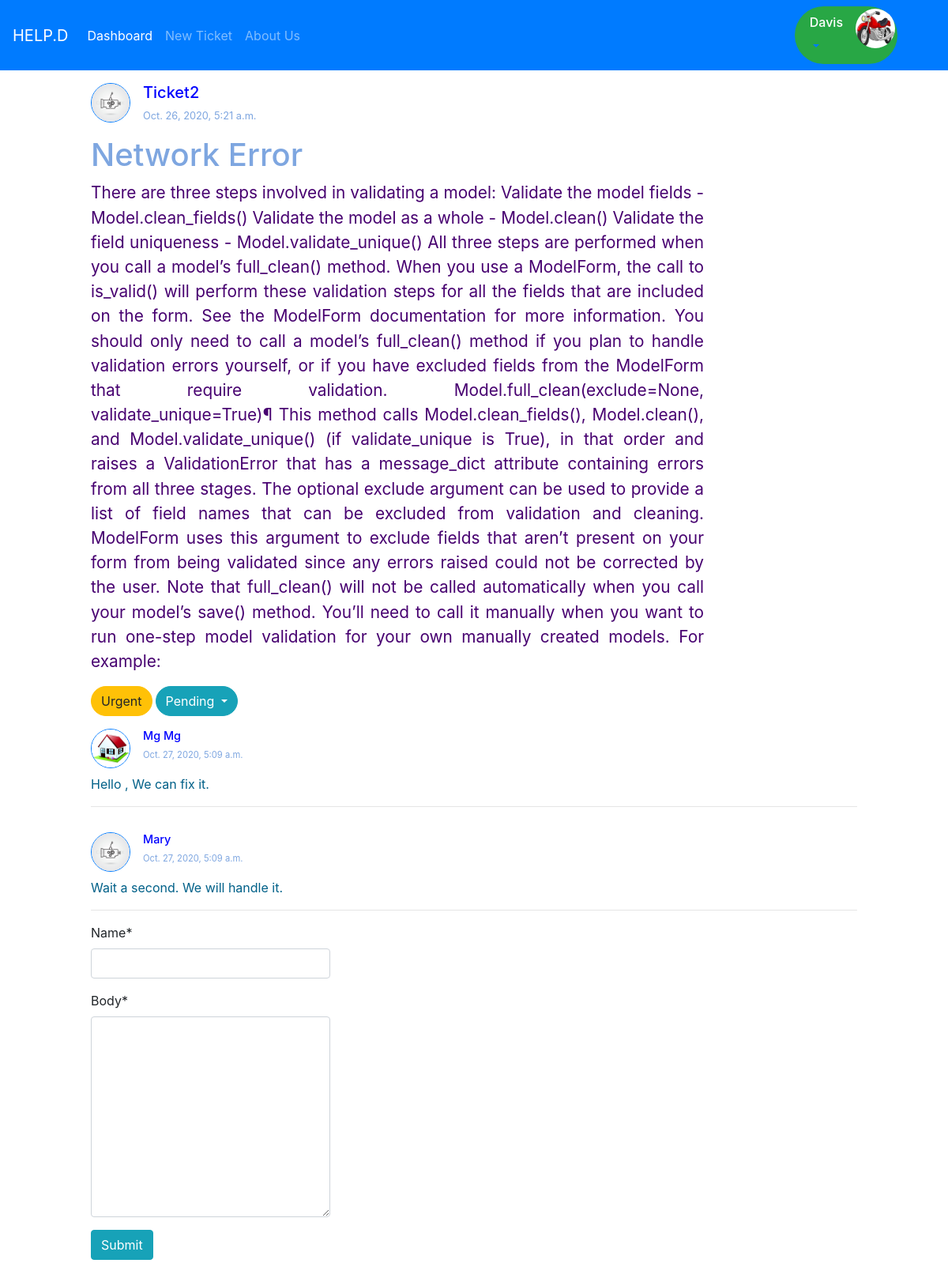
Screenshot of /2/ (signed in) with the database file from the repository.
### user/models.py (models this page shows, shortened)
class Profile(models.Model):#User
	user = models.OneToOneField(settings.AUTH_USER_MODEL,on_delete=models.CASCADE);
	photo = models.ImageField(null=True,blank=True);
	birthday = models.DateField(null=True,blank=True);
	phone = models.CharField(max_length=20,null=True,blank=True);
	address = models.TextField(null=True,blank=True);

### tickets/models.py (models this page shows, shortened)
class Tickets(models.Model):
	user = models.ForeignKey(User,on_delete=models.CASCADE);
	name = models.CharField(max_length = 200);
	subject = models.CharField(max_length = 300);
	description = models.TextField();
	attachment = models.FileField(upload_to = "tickets/files/",null=True,blank=True);
	STATUS_CHOICES = (
						('Open','open'), # (Key,value)
						('Pending','pending'),
						('Closed','closed')
					 );
	SET_PRIORITY = (
					('critical','Critical'),
					('urgent','Urgent'),
					('normal','Normal'),
					('not_important','Not Important'),
				   );
	status = models.CharField(max_length=100,choices=STATUS_CHOICES,default='Open');
	priority = models.CharField(max_length=100,choices= SET_PRIORITY,default = 'not_important');
	created = models.DateTimeField(auto_now =True);
	updated = models.DateTimeField(auto_now_add = True);

class Comment(models.Model):
	ticket = models.ForeignKey(Tickets,on_delete=models.CASCADE);
	user = models.ForeignKey(User,on_delete=models.CASCADE);
	name = models.CharField(max_length=200);
	body = models.TextField();
	updated = models.DateTimeField(auto_now=True);

### tickets/views.py (the view)
# urls.py: path('<int:id>/',views.ticket_detail,name='ticket-detail'),
@login_required
def ticket_detail(request,id):
	ticket = Tickets.objects.get(pk=id);
	pri_design = '';
	priority = '';
	if ticket.priority == 'critical':
		pri_design = 'btn btn-danger rounded-pill';
		priority = "Critical";
	elif ticket.priority == 'urgent':
		pri_design = 'btn btn-warning rounded-pill';
		priority = 'Urgent';
	elif ticket.priority == 'normal':
		pri_design = 'btn btn-info rounded-pill';
		priority = "Normal";
	else:
		pri_design = 'btn btn-success rounded-pill';
		priority = "Not Important";
	comments = Comment.objects.filter(ticket=ticket);
	if request.method == 'POST':
		comment_form = CommentForm(data=request.POST);
		if comment_form.is_valid():
			new_comment = comment_form.save(commit = False);
			new_comment.ticket = ticket;
			new_comment.user = request.user;
			new_comment.save();
	else:
		comment_form = CommentForm();
	return render(request,'tickets/ticket_detail.html',{'ticket':ticket,
														'comment_form':comment_form,
														'comments':comments,
														'pri_design':pri_design,
														'priority':priority,
														});

### tickets/forms.py
class CommentForm(forms.ModelForm):
	class Meta:
		model = Comment;
		fields = ('name','body');

### tickets/templates/tickets/ticket_detail.html (shortened to what this page needs)
{% extends 'user/base.html' %}
{% load crispy_forms_tags %}
{% block content %}
<div>
	<div style="
		display: inline-flex;
	"
	>
		<div>
			<img src="{{ticket.user.profile.photo.url}}" alt="profile"
			width="50" height="50"
			class="border border-primary rounded-circle mr-3"
			>
		</div>
		<div>
			<h5 style="color: blue;">{{ticket.name}}</h5>
			<p style="font-size: 0.8em;color: #7EA6E0;">{{ticket.updated}}</p>
		</div>
	</div>
	<div style="
		width: 80%;
	">
		<h3 style="
			color: #7EA6E0;
			font-size: 2.5em;
		">{{ticket.subject}}</h3>
		<p style="text-align: justify;font-size: 1.3em;
		color: #470070;
		">{{ticket.description}}</p>
		<div style="display: inline-flex;">
		<div class="{{pri_design}} mr-1">{{priority}}</div>
		{% if ticket.status == 'Open' %}
			<div class="btn-group">
			  <button type="button" class="btn btn-danger dropdown-toggle rounded-pill" data-toggle="dropdown" aria-haspopup="true" aria-expanded="false">
			    Open
			  </button>
			  <div class="dropdown-menu">
			    <a class="dropdown-item" href="pending">Pending</a>
			    <a class="dropdown-item" href="close">Close</a>
			  </div>
			</div>
		{% elif ticket.status == 'Pending' %}
		<div class="btn-group">
			  <button type="button" class="btn btn-info dropdown-toggle rounded-pill" data-toggle="dropdown" aria-haspopup="true" aria-expanded="false">
			    Pending
			  </button>
		</div>
		{% endif %}
	</div>
	</div>
	<div>
		{%for comment in comments %}
		<div style="display:inline-flex;" class="mt-3">
			<div>
				<img src="{{comment.user.profile.photo.url}}"
					width="50" height="50"
					class="border border-primary rounded-circle mr-3"
					alt="Profile"
				>
			</div>
			<div>
				<h5 style="font-size: 0.9em;color:blue;">{{comment.name}}</h5>
				<p style="font-size: 0.7em;color:#7EA6E0">{{comment.updated}}</p>
			</div>
		</div>
		<br>
		<div>
			<p style="
				color: #006088;
			">{{comment.body}}</p>
		</div>
		<hr>
		{% endfor %}
	</div>
	<div class="row">
		<div class="col">
			<form method="POST" novalidate>
				{{comment_form|crispy}}
				<input type="submit" name="submit" value="Submit" class="btn btn-info mb-5">
			</form>
		</div>
		<div class="col"></div>
		<div class="col"></div>
	</div>
</div>
{% endblock %}

### user/templates/user/naviation.html (shortened to what this page needs)
  <nav class="navbar navbar-expand-lg navbar-dark bg-primary">
  {% load static %}
  <a class="navbar-brand" href="#">HELP.D</a>
  <div class="collapse navbar-collapse" id="navbarNavDropdown">
    <ul class="navbar-nav">
      <li class="nav-item active">
        <a class="nav-link" href="{% url 'dashboard'%}">Dashboard <span class="sr-only">(current)</span></a>
      </li>
      {% if user.is_superuser or user.is_staff %}
        {% if user.is_superuser %}
        <li class="nav-item">
          <a class="nav-link" href="#">Staff</a>
        </li>
        {% endif %}
        <li class="nav-item">
          <a class="nav-link" href="#">Customer</a>
        </li>
         <li class="nav-item">
        <a class="nav-link" href="#">Ticket</a>
        {% else %}
        <a class="nav-link" href="create">New Ticket</a>
        <a class="nav-link" href="#">About Us</a>
        {% endif %}
    </ul>
  </div>
  <div class="row mr-5 bg-success rounded-pill" style="margin: 0px;padding:3px" >
  <ul style="list-style:none;list-style-type:none;margin: 0px;padding: 0px;">
  <li style="float: right;">
  <img src = '{{user.profile.photo.url}}' class="rounded-circle" style="width:50px; height:50px;">
  </li>
   <li class="nav-item dropdown" style="float: right;">
        <a class="nav-link dropdown-toggle" href="#" id="navbarDropdownMenuLink" role="button" data-toggle="dropdown" aria-haspopup="true" aria-expanded="false">
          <h6 class="text-white">{{user.username}}</h6>
        </a>
    </li>
  </ul>
</div>
</nav>

### rows the page displays
Tickets: user.profile.photo (picture), name "Ticket2", updated "Oct. 26, 2020, 5:21 a.m.", subject "Network Error", description "There are three steps involved in validating a model: Validate the model fields - Model.clean_fields() Validate the model as a whole - Model.clean() Validate the field uniqueness - Model.validate_unique() All three steps are performed when you call a model’s full_clean() method. When you use a ModelForm, the call to is_valid() will perform these validation steps for all the fields that are included on the form. See the ModelForm documentation for more information. You should only need to call a model’s full_clean() method if you plan to handle validation errors yourself, or if you have excluded fields from the ModelForm that require validation. Model.full_clean(exclude=None,…", priority "Urgent"
Comment: user.profile.photo (picture), name "Mg Mg", updated "Oct. 27, 2020, 5:09 a.m.", body "Hello , We can fix it."
Comment: user.profile.photo (picture), name "Mary", updated "Oct. 27, 2020, 5:09 a.m.", body "Wait a second. We will handle it."

### other values shown
{{ user.username }} "Davis"
